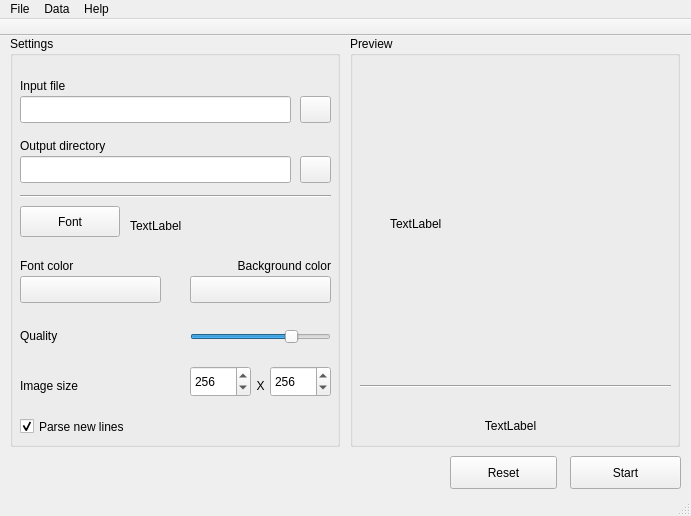
<?xml version="1.0" encoding="UTF-8"?>
<ui version="4.0">
 <class>MainWindow</class>
 <widget class="QMainWindow" name="MainWindow">
  <property name="geometry">
   <rect>
    <x>0</x>
    <y>0</y>
    <width>691</width>
    <height>516</height>
   </rect>
  </property>
  <property name="windowTitle">
   <string>TxtToImg</string>
  </property>
  <widget class="QWidget" name="centralWidget">
   <widget class="QGroupBox" name="grpbox_settings">
    <property name="geometry">
     <rect>
      <x>10</x>
      <y>0</y>
      <width>330</width>
      <height>411</height>
     </rect>
    </property>
    <property name="title">
     <string>Settings</string>
    </property>
    <widget class="QLabel" name="label_input">
     <property name="geometry">
      <rect>
       <x>10</x>
       <y>40</y>
       <width>241</width>
       <height>19</height>
      </rect>
     </property>
     <property name="text">
      <string>Input file</string>
     </property>
    </widget>
    <widget class="QLabel" name="label_output">
     <property name="geometry">
      <rect>
       <x>10</x>
       <y>100</y>
       <width>211</width>
       <height>19</height>
      </rect>
     </property>
     <property name="text">
      <string>Output directory</string>
     </property>
    </widget>
    <widget class="QLineEdit" name="edit_input">
     <property name="geometry">
      <rect>
       <x>10</x>
       <y>60</y>
       <width>271</width>
       <height>27</height>
      </rect>
     </property>
    </widget>
    <widget class="QLineEdit" name="edit_output">
     <property name="geometry">
      <rect>
       <x>10</x>
       <y>120</y>
       <width>271</width>
       <height>27</height>
      </rect>
     </property>
    </widget>
    <widget class="QPushButton" name="btn_chooseFile">
     <property name="geometry">
      <rect>
       <x>290</x>
       <y>60</y>
       <width>31</width>
       <height>27</height>
      </rect>
     </property>
     <property name="text">
      <string/>
     </property>
     <property name="icon">
      <iconset theme="folder">
       <normaloff>.</normaloff>.</iconset>
     </property>
    </widget>
    <widget class="QPushButton" name="btn_chooseFolder">
     <property name="geometry">
      <rect>
       <x>290</x>
       <y>120</y>
       <width>31</width>
       <height>27</height>
      </rect>
     </property>
     <property name="text">
      <string/>
     </property>
     <property name="icon">
      <iconset theme="folder">
       <normaloff>.</normaloff>.</iconset>
     </property>
    </widget>
    <widget class="QPushButton" name="btn_font">
     <property name="geometry">
      <rect>
       <x>10</x>
       <y>170</y>
       <width>100</width>
       <height>31</height>
      </rect>
     </property>
     <property name="text">
      <string>Font</string>
     </property>
     <property name="icon">
      <iconset theme="font">
       <normaloff>.</normaloff>.</iconset>
     </property>
    </widget>
    <widget class="QLabel" name="label_font">
     <property name="geometry">
      <rect>
       <x>120</x>
       <y>180</y>
       <width>201</width>
       <height>19</height>
      </rect>
     </property>
     <property name="text">
      <string>TextLabel</string>
     </property>
    </widget>
    <widget class="QLabel" name="label_fontColor">
     <property name="geometry">
      <rect>
       <x>10</x>
       <y>220</y>
       <width>111</width>
       <height>19</height>
      </rect>
     </property>
     <property name="text">
      <string>Font color</string>
     </property>
    </widget>
    <widget class="QLabel" name="label_backgroundColor">
     <property name="geometry">
      <rect>
       <x>190</x>
       <y>220</y>
       <width>131</width>
       <height>19</height>
      </rect>
     </property>
     <property name="text">
      <string>Background color</string>
     </property>
     <property name="alignment">
      <set>Qt::AlignRight|Qt::AlignTrailing|Qt::AlignVCenter</set>
     </property>
    </widget>
    <widget class="QPushButton" name="btn_fontColor">
     <property name="geometry">
      <rect>
       <x>10</x>
       <y>240</y>
       <width>141</width>
       <height>27</height>
      </rect>
     </property>
     <property name="text">
      <string/>
     </property>
    </widget>
    <widget class="QPushButton" name="btn_backgroundColor">
     <property name="geometry">
      <rect>
       <x>180</x>
       <y>240</y>
       <width>141</width>
       <height>27</height>
      </rect>
     </property>
     <property name="text">
      <string/>
     </property>
    </widget>
    <widget class="QLabel" name="label_quality">
     <property name="geometry">
      <rect>
       <x>10</x>
       <y>290</y>
       <width>131</width>
       <height>19</height>
      </rect>
     </property>
     <property name="text">
      <string>Quality</string>
     </property>
    </widget>
    <widget class="QSlider" name="slider_quality">
     <property name="geometry">
      <rect>
       <x>180</x>
       <y>290</y>
       <width>141</width>
       <height>21</height>
      </rect>
     </property>
     <property name="minimum">
      <number>1</number>
     </property>
     <property name="maximum">
      <number>100</number>
     </property>
     <property name="value">
      <number>75</number>
     </property>
     <property name="orientation">
      <enum>Qt::Horizontal</enum>
     </property>
    </widget>
    <widget class="QCheckBox" name="chbox_nl">
     <property name="geometry">
      <rect>
       <x>10</x>
       <y>380</y>
       <width>311</width>
       <height>21</height>
      </rect>
     </property>
     <property name="text">
      <string>Parse new lines</string>
     </property>
     <property name="checked">
      <bool>true</bool>
     </property>
    </widget>
    <widget class="QSpinBox" name="spin_resy">
     <property name="geometry">
      <rect>
       <x>260</x>
       <y>330</y>
       <width>61</width>
       <height>31</height>
      </rect>
     </property>
     <property name="minimum">
      <number>10</number>
     </property>
     <property name="maximum">
      <number>9999</number>
     </property>
     <property name="value">
      <number>256</number>
     </property>
    </widget>
    <widget class="QSpinBox" name="spin_resx">
     <property name="geometry">
      <rect>
       <x>180</x>
       <y>330</y>
       <width>61</width>
       <height>31</height>
      </rect>
     </property>
     <property name="minimum">
      <number>10</number>
     </property>
     <property name="maximum">
      <number>9999</number>
     </property>
     <property name="value">
      <number>256</number>
     </property>
    </widget>
    <widget class="QLabel" name="label_resolution">
     <property name="geometry">
      <rect>
       <x>10</x>
       <y>340</y>
       <width>131</width>
       <height>19</height>
      </rect>
     </property>
     <property name="text">
      <string>Image size</string>
     </property>
    </widget>
    <widget class="QLabel" name="label_x">
     <property name="geometry">
      <rect>
       <x>240</x>
       <y>340</y>
       <width>21</width>
       <height>19</height>
      </rect>
     </property>
     <property name="text">
      <string>X</string>
     </property>
     <property name="alignment">
      <set>Qt::AlignCenter</set>
     </property>
    </widget>
    <widget class="Line" name="line">
     <property name="geometry">
      <rect>
       <x>10</x>
       <y>150</y>
       <width>311</width>
       <height>20</height>
      </rect>
     </property>
     <property name="orientation">
      <enum>Qt::Horizontal</enum>
     </property>
    </widget>
   </widget>
   <widget class="QGroupBox" name="grpbox_preview">
    <property name="geometry">
     <rect>
      <x>350</x>
      <y>0</y>
      <width>330</width>
      <height>411</height>
     </rect>
    </property>
    <property name="title">
     <string>Preview</string>
    </property>
    <widget class="QLabel" name="label_preview">
     <property name="geometry">
      <rect>
       <x>40</x>
       <y>60</y>
       <width>256</width>
       <height>256</height>
      </rect>
     </property>
     <property name="minimumSize">
      <size>
       <width>256</width>
       <height>256</height>
      </size>
     </property>
     <property name="maximumSize">
      <size>
       <width>256</width>
       <height>256</height>
      </size>
     </property>
     <property name="text">
      <string>TextLabel</string>
     </property>
    </widget>
    <widget class="QLabel" name="label_psize">
     <property name="geometry">
      <rect>
       <x>30</x>
       <y>380</y>
       <width>261</width>
       <height>19</height>
      </rect>
     </property>
     <property name="text">
      <string>TextLabel</string>
     </property>
     <property name="alignment">
      <set>Qt::AlignCenter</set>
     </property>
    </widget>
    <widget class="Line" name="line_2">
     <property name="geometry">
      <rect>
       <x>10</x>
       <y>340</y>
       <width>311</width>
       <height>20</height>
      </rect>
     </property>
     <property name="orientation">
      <enum>Qt::Horizontal</enum>
     </property>
    </widget>
   </widget>
   <widget class="QPushButton" name="btn_start">
    <property name="geometry">
     <rect>
      <x>570</x>
      <y>420</y>
      <width>111</width>
      <height>33</height>
     </rect>
    </property>
    <property name="text">
     <string>Start</string>
    </property>
    <property name="icon">
     <iconset theme="do"/>
    </property>
   </widget>
   <widget class="QPushButton" name="btn_reset">
    <property name="geometry">
     <rect>
      <x>450</x>
      <y>420</y>
      <width>107</width>
      <height>33</height>
     </rect>
    </property>
    <property name="text">
     <string>Reset</string>
    </property>
    <property name="icon">
     <iconset theme="undo">
      <normaloff>.</normaloff>.</iconset>
    </property>
   </widget>
  </widget>
  <widget class="QMenuBar" name="menuBar">
   <property name="geometry">
    <rect>
     <x>0</x>
     <y>0</y>
     <width>691</width>
     <height>22</height>
    </rect>
   </property>
   <widget class="QMenu" name="menuFile">
    <property name="title">
     <string>File</string>
    </property>
    <addaction name="actionOpenFile"/>
    <addaction name="actionOpenFolder"/>
    <addaction name="actionReset"/>
    <addaction name="actionExit"/>
   </widget>
   <widget class="QMenu" name="menuData">
    <property name="title">
     <string>Data</string>
    </property>
    <addaction name="actionTestData"/>
   </widget>
   <widget class="QMenu" name="menuHelp">
    <property name="title">
     <string>Help</string>
    </property>
    <addaction name="actionAbout"/>
   </widget>
   <addaction name="menuFile"/>
   <addaction name="menuData"/>
   <addaction name="menuHelp"/>
  </widget>
  <widget class="QToolBar" name="mainToolBar">
   <property name="movable">
    <bool>false</bool>
   </property>
   <property name="floatable">
    <bool>false</bool>
   </property>
   <attribute name="toolBarArea">
    <enum>TopToolBarArea</enum>
   </attribute>
   <attribute name="toolBarBreak">
    <bool>false</bool>
   </attribute>
  </widget>
  <widget class="QStatusBar" name="statusBar"/>
  <action name="actionOpenFile">
   <property name="icon">
    <iconset theme="folder">
     <normaloff>.</normaloff>.</iconset>
   </property>
   <property name="text">
    <string>Open file</string>
   </property>
  </action>
  <action name="actionAbout">
   <property name="icon">
    <iconset theme="info">
     <normaloff>.</normaloff>.</iconset>
   </property>
   <property name="text">
    <string>About</string>
   </property>
  </action>
  <action name="actionTestData">
   <property name="text">
    <string>Test data</string>
   </property>
  </action>
  <action name="actionOpenFolder">
   <property name="icon">
    <iconset theme="folder">
     <normaloff>.</normaloff>.</iconset>
   </property>
   <property name="text">
    <string>Open folder</string>
   </property>
  </action>
  <action name="actionExit">
   <property name="icon">
    <iconset theme="exit">
     <normaloff>.</normaloff>.</iconset>
   </property>
   <property name="text">
    <string>Exit</string>
   </property>
  </action>
  <action name="actionReset">
   <property name="icon">
    <iconset theme="undo">
     <normaloff>.</normaloff>.</iconset>
   </property>
   <property name="text">
    <string>Reset</string>
   </property>
  </action>
 </widget>
 <layoutdefault spacing="6" margin="11"/>
 <resources/>
 <connections/>
</ui>
